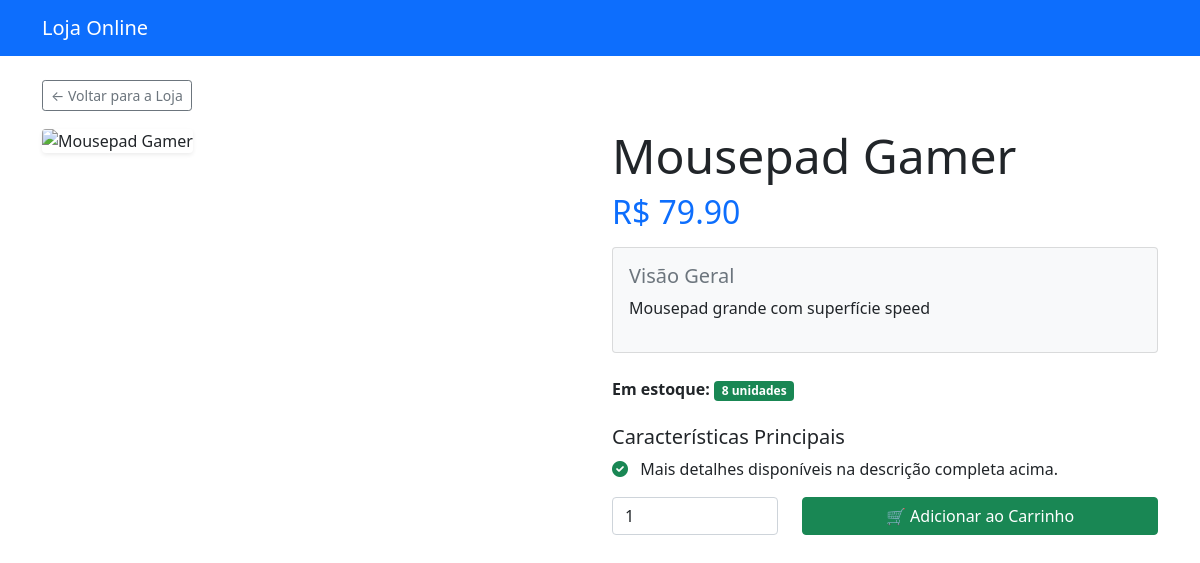
The page /produto/4 on the database as committed earlier.
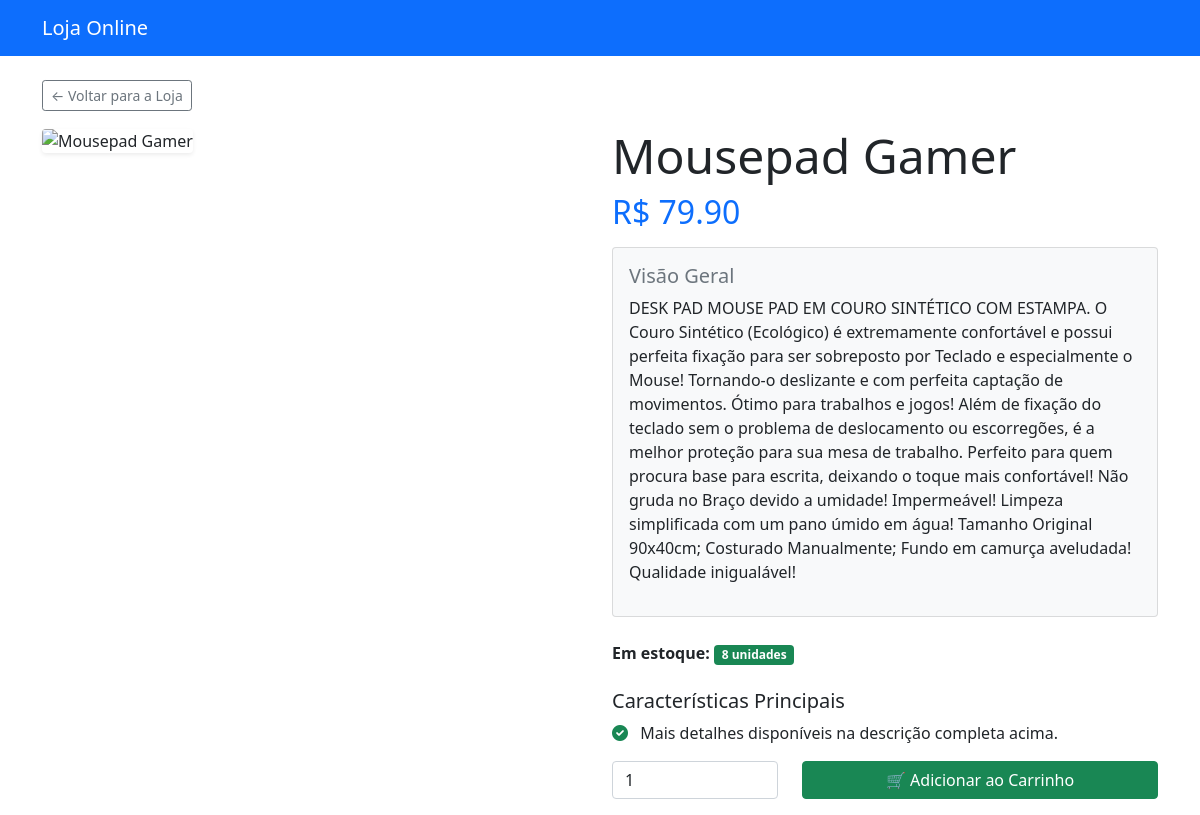
The same page on the database as committed later.
### tables this page shows
CREATE TABLE "produtos" (
	"id"	INTEGER,
	"nome"	TEXT NOT NULL,
	"descricao"	TEXT,
	"preco"	REAL NOT NULL,
	"estoque"	INTEGER NOT NULL,
	"imagem_url"	TEXT,
	PRIMARY KEY("id" AUTOINCREMENT)
);

### app.py (the view)
@app.route('/produto/<int:produto_id>')
def detalhes_produto(produto_id):
    produto = buscar_produto_por_id(produto_id)
    if produto is None:
        flash("Produto não encontrado.", "error")
        return redirect(url_for('index'))
    return render_template('detalhes_produto.html', produto=produto)

### auth.py (called while the page is built)
def get_db_connection():
    conn = sqlite3.connect('loja_online.db')
    conn.row_factory = sqlite3.Row
    return conn

def buscar_produto_por_id(produto_id):
    conn = get_db_connection()
    produto = conn.execute(
        """
        SELECT
            id, nome, preco, descricao, estoque, imagem_url
        FROM produtos
        WHERE id = ?
        """,
        (produto_id,)
    ).fetchone()
    conn.close()
    if produto:
        return dict(produto)
    return None

### templates/detalhes_produto.html (shortened to what this page needs)
<!DOCTYPE html>
<html>
<head>
    <link href="https://cdn.jsdelivr.net/npm/bootstrap@5.1.3/dist/css/bootstrap.min.css" rel="stylesheet">
    <link rel="stylesheet" href="https://cdnjs.cloudflare.com/ajax/libs/font-awesome/6.0.0-beta3/css/all.min.css">
</head>
<body>
    <nav class="navbar navbar-expand-lg navbar-dark bg-primary">
        <div class="container">
            <a class="navbar-brand" href="/">Loja Online</a>
        </div>
    </nav>
    <div class="container mt-4">
        <a href="{{ url_for('index') }}" class="btn btn-sm btn-outline-secondary mb-3">
            ← Voltar para a Loja
        </a>
        <div class="row">
            <div class="col-md-6">
                <img src="{{ produto.imagem_url or '/static/images/placeholder.jpg' }}"
                     class="img-fluid rounded shadow-sm"
                     alt="{{ produto.nome }}">
            </div>
            <div class="col-md-6">
                <h1 class="display-5">{{ produto.nome }}</h1>
                <h2 class="text-primary mb-3">R$ {{ "%.2f"|format(produto.preco) }}</h2>
                <div class="card card-body bg-light mb-4">
                    <h5 class="card-title text-muted">Visão Geral</h5>
                    {% for paragrafo in produto.descricao.split('\n\n') %}
                        <p>{{ paragrafo }}</p>
                    {% endfor %}
                </div>
                <p class="mb-4">
                    <strong>Em estoque:</strong>
                    <span class="badge bg-{{ 'success' if produto.estoque > 0 else 'danger' }}">
                        {{ produto.estoque }} unidades
                    </span>
                </p>
                <h5 class="mb-2">Características Principais</h5>
                <ul class="list-unstyled">
                    {% if 'Gola careca' in produto.descricao %}
                        <li><i class="fas fa-check-circle text-success me-2"></i> Gola careca</li>
                        <li><i class="fas fa-check-circle text-success me-2"></i> 100% Poliéster Reciclado</li>
                        <li><i class="fas fa-check-circle text-success me-2"></i> Tecnologia AEROREADY</li>
                    {% elif 'Cerâmica de alta qualidade' in produto.descricao %}
                         <li><i class="fas fa-mug-hot text-info me-2"></i> Capacidade: 325 ml</li>
                         <li><i class="fas fa-tint text-info me-2"></i> Cerâmica de alta qualidade</li>
                    {% else %}
                         <li><i class="fas fa-check-circle text-success me-2"></i> Mais detalhes disponíveis na descrição completa acima.</li>
                    {% endif %}
                </ul>
                <form action="/adicionar_carrinho/{{ produto.id }}" method="POST">
                    <div class="row mb-3">
                        <div class="col-4">
                            <input type="number" name="quantidade" class="form-control" value="1" min="1" max="{{ produto.estoque }}" required>
                        </div>
                        <div class="col-8">
                            <button type="submit" class="btn btn-success w-100"
                                    {% if produto.estoque == 0 %}disabled{% endif %}>
                                🛒 Adicionar ao Carrinho
                            </button>
                        </div>
                    </div>
                </form>
            </div>
        </div>
    </div>
</body>
</html>

Rows that differ between the two databases and show on the page:
changed produtos "Mousepad Gamer": descricao "Mousepad grande com superfície speed" → "DESK PAD MOUSE PAD EM COURO SINTÉTICO COM ESTAMPA. O Couro Sintético (Ecológico) é extremamente confortável e possui perfeita fixação para ser sobreposto por Teclado e especialmente o Mouse! Tornando-o deslizante e com perfeita captação de movimentos. Ótimo para trabalhos e jogos! Além de fixação do teclado sem o problema de deslocamento ou escorregões, é a melhor proteção para sua mesa de trabalho. Perfeito para quem procura base para escrita, deixando o toque mais confortável! Não gruda no Braço devido a umidade! Impermeável! Limpeza simplificada com um pano úmido em água! Tamanho Original 90x40cm; Costurado Manualmente; Fundo em camurça aveludada! Qualidade inigualável!"
